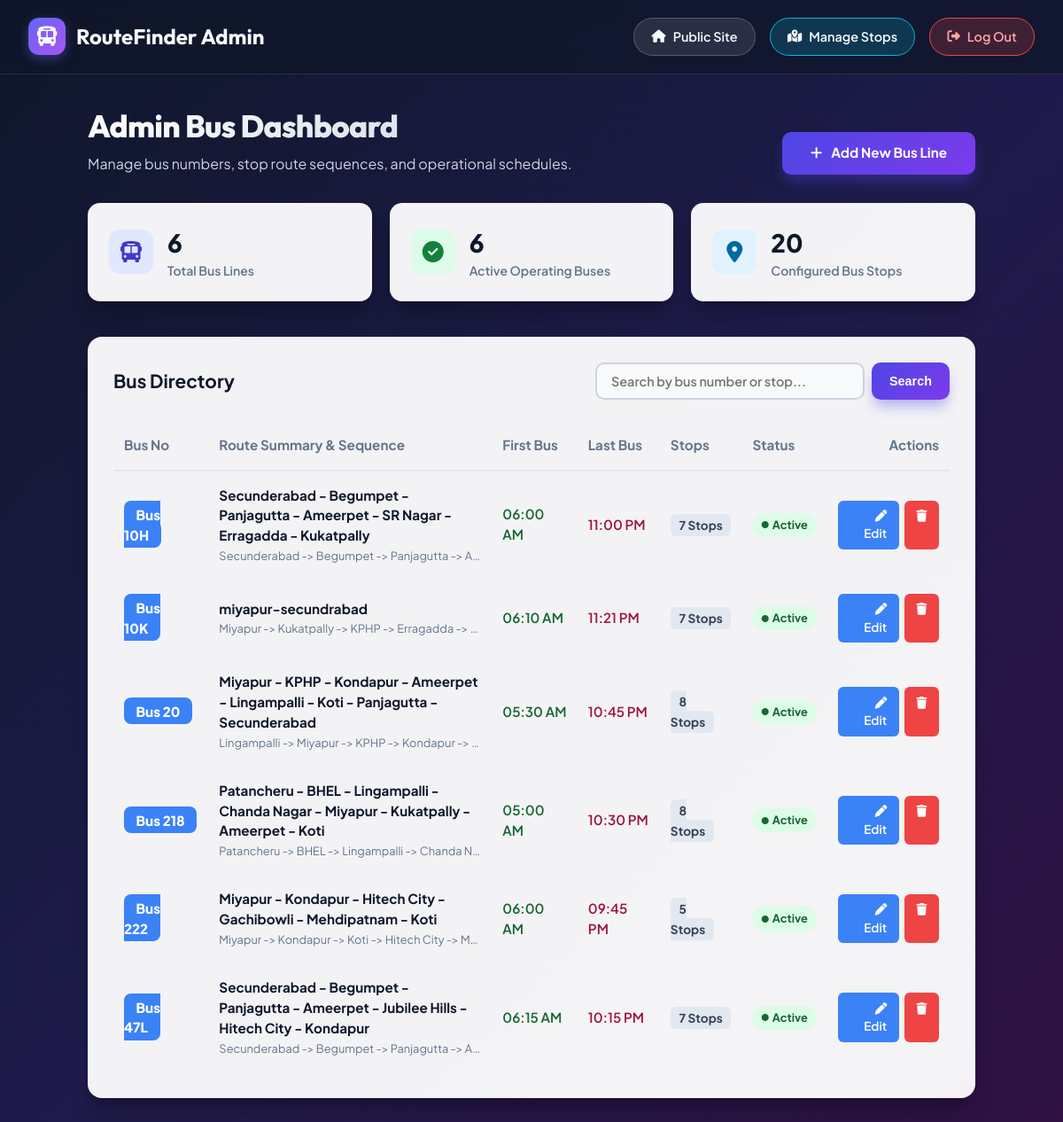
The page /dashboard/ (signed in) on the database its author committed.
### bus_finder/models.py (models this page shows, shortened)
class Bus(models.Model):
    bus_number = models.CharField(max_length=50, unique=True, help_text="Bus Number (e.g. 20, 10H, 218)")
    route_name = models.CharField(max_length=200, help_text="Short route summary (e.g. Miyapur to Secunderabad)")
    first_bus_time = models.TimeField(help_text="Time of first bus service (e.g. 05:30:00)")
    last_bus_time = models.TimeField(help_text="Time of last bus service (e.g. 22:45:00)")
    is_active = models.BooleanField(default=True, help_text="Is this bus service currently operating?")
    created_at = models.DateTimeField(auto_now_add=True)
    class Meta:
        verbose_name_plural = "Buses"
        ordering = ['bus_number']
    def get_stops_sequence(self):
        return list(self.bus_stops.select_related('stop').order_by('stop_order'))
    def get_route_display(self):
        stops = self.get_stops_sequence()
        return " -> ".join([bs.stop.name for bs in stops])
    def get_formatted_first_bus(self):
        return self.first_bus_time.strftime("%I:%M %p") if self.first_bus_time else ""
    def get_formatted_last_bus(self):
        return self.last_bus_time.strftime("%I:%M %p") if self.last_bus_time else ""

class BusStop(models.Model):
    bus = models.ForeignKey(Bus, related_name='bus_stops', on_delete=models.CASCADE)
    stop = models.ForeignKey(Stop, related_name='stop_buses', on_delete=models.CASCADE)
    stop_order = models.PositiveIntegerField(help_text="Sequence index of the stop on this route (1, 2, 3...)")
    class Meta:
        ordering = ['stop_order']
        unique_together = ('bus', 'stop')

class Stop(models.Model):
    name = models.CharField(max_length=100, unique=True, help_text="Name of the bus stop (e.g. Ameerpet)")
    code = models.CharField(max_length=20, blank=True, null=True, help_text="Optional short code (e.g. AMP)")
    created_at = models.DateTimeField(auto_now_add=True)
    class Meta:
        ordering = ['name']

### bus_finder/views.py (the view)
# urls.py: path('dashboard/', views.admin_dashboard, name='admin_dashboard'),
@login_required(login_url='bus_finder:admin_login')
def admin_dashboard(request):
    search_query = request.GET.get('q', '').strip()
    buses = Bus.objects.all().prefetch_related('bus_stops__stop')
    if search_query:
        buses = buses.filter(
            Q(bus_number__icontains=search_query) |
            Q(route_name__icontains=search_query) |
            Q(bus_stops__stop__name__icontains=search_query)
        ).distinct()
    total_buses = Bus.objects.count()
    active_buses = Bus.objects.filter(is_active=True).count()
    total_stops = Stop.objects.count()
    context = {
        'buses': buses,
        'search_query': search_query,
        'total_buses': total_buses,
        'active_buses': active_buses,
        'total_stops': total_stops,
    }
    return render(request, 'bus_finder/admin_dashboard.html', context)

### bus_finder/templates/bus_finder/admin_dashboard.html (shortened to what this page needs)
{% load static %}
<!DOCTYPE html>
<html lang="en">
<head>
    <link rel="stylesheet" href="{% static 'bus_finder/css/style.css' %}">
    <link rel="stylesheet" href="https://cdnjs.cloudflare.com/ajax/libs/font-awesome/6.4.0/css/all.min.css">
</head>
<body>
    <header class="navbar">
        <a href="{% url 'bus_finder:home' %}" class="brand">
            <div class="brand-icon">
                <i class="fa-solid fa-bus"></i>
            </div>
            <span>RouteFinder Admin</span>
        </a>
        <div class="nav-links">
            <a href="{% url 'bus_finder:home' %}" class="btn-admin">
                <i class="fa-solid fa-house"></i> Public Site
            </a>
            <a href="{% url 'bus_finder:stop_manage' %}" class="btn-admin" style="background: rgba(6, 182, 212, 0.2); border-color: #06b6d4;">
                <i class="fa-solid fa-map-location-dot"></i> Manage Stops
            </a>
            <a href="{% url 'bus_finder:admin_logout' %}" class="btn-admin" style="background: rgba(239, 68, 68, 0.2); border-color: #ef4444; color: #fca5a5;">
                <i class="fa-solid fa-right-from-bracket"></i> Log Out
            </a>
        </div>
    </header>
    <main class="container">
        <section style="display: flex; justify-content: space-between; align-items: center; flex-wrap: wrap; gap: 1rem; margin-bottom: 2rem;">
            <div>
                <h1 class="hero-title" style="text-align: left; font-size: 2.2rem; margin: 0;">Admin Bus Dashboard</h1>
                <p style="color: #cbd5e1; margin-top: 4px;">Manage bus numbers, stop route sequences, and operational schedules.</p>
            </div>
            <a href="{% url 'bus_finder:bus_add' %}" class="btn-search" style="height: 48px; font-size: 0.95rem; text-decoration: none;">
                <i class="fa-solid fa-plus"></i> Add New Bus Line
            </a>
        </section>
        <div style="display: grid; grid-template-columns: repeat(auto-fit, minmax(220px, 1fr)); gap: 1.25rem; margin-bottom: 2.5rem;">
            <div style="background: var(--card-bg); padding: 1.5rem; border-radius: 14px; box-shadow: var(--card-shadow); display: flex; align-items: center; gap: 1rem;">
                <div style="width: 50px; height: 50px; background: #e0e7ff; color: #4338ca; border-radius: 12px; display: flex; align-items: center; justify-content: center; font-size: 1.5rem;">
                    <i class="fa-solid fa-bus"></i>
                </div>
                <div>
                    <div style="font-size: 1.75rem; font-weight: 800; color: #0f172a;">{{ total_buses }}</div>
                    <div style="font-size: 0.88rem; color: #64748b; font-weight: 600;">Total Bus Lines</div>
                </div>
            </div>
            <div style="background: var(--card-bg); padding: 1.5rem; border-radius: 14px; box-shadow: var(--card-shadow); display: flex; align-items: center; gap: 1rem;">
                <div style="width: 50px; height: 50px; background: #dcfce7; color: #15803d; border-radius: 12px; display: flex; align-items: center; justify-content: center; font-size: 1.5rem;">
                    <i class="fa-solid fa-circle-check"></i>
                </div>
                <div>
                    <div style="font-size: 1.75rem; font-weight: 800; color: #0f172a;">{{ active_buses }}</div>
                    <div style="font-size: 0.88rem; color: #64748b; font-weight: 600;">Active Operating Buses</div>
                </div>
            </div>
            <div style="background: var(--card-bg); padding: 1.5rem; border-radius: 14px; box-shadow: var(--card-shadow); display: flex; align-items: center; gap: 1rem;">
                <div style="width: 50px; height: 50px; background: #e0f2fe; color: #0369a1; border-radius: 12px; display: flex; align-items: center; justify-content: center; font-size: 1.5rem;">
                    <i class="fa-solid fa-location-dot"></i>
                </div>
                <div>
                    <div style="font-size: 1.75rem; font-weight: 800; color: #0f172a;">{{ total_stops }}</div>
                    <div style="font-size: 0.88rem; color: #64748b; font-weight: 600;">Configured Bus Stops</div>
                </div>
            </div>
        </div>
        <section class="search-card" style="padding: 1.75rem;">
            <div style="display: flex; justify-content: space-between; align-items: center; flex-wrap: wrap; gap: 1rem; margin-bottom: 1.5rem;">
                <h3 style="font-size: 1.3rem; font-weight: 700; color: #0f172a;">Bus Directory</h3>
                <form action="{% url 'bus_finder:admin_dashboard' %}" method="GET" style="display: flex; gap: 0.5rem; width: 100%; max-width: 400px;">
                    <input type="text" name="q" value="{{ search_query }}" placeholder="Search by bus number or stop..." class="form-select" style="padding: 0.6rem 1rem; font-size: 0.9rem;">
                    <button type="submit" class="btn-search" style="height: 42px; padding: 0 1.25rem; font-size: 0.9rem;">Search</button>
                </form>
            </div>
            <div style="overflow-x: auto;">
                <table style="width: 100%; border-collapse: collapse; text-align: left; font-size: 0.95rem;">
                    <thead>
                        <tr style="border-bottom: 2px solid #e2e8f0; color: #64748b; font-weight: 700;">
                            <th style="padding: 1rem 0.75rem;">Bus No</th>
                            <th style="padding: 1rem 0.75rem;">Route Summary & Sequence</th>
                            <th style="padding: 1rem 0.75rem;">First Bus</th>
                            <th style="padding: 1rem 0.75rem;">Last Bus</th>
                            <th style="padding: 1rem 0.75rem;">Stops</th>
                            <th style="padding: 1rem 0.75rem;">Status</th>
                            <th style="padding: 1rem 0.75rem; text-align: right;">Actions</th>
                        </tr>
                    </thead>
                    <tbody>
                        {% for bus in buses %}
                            <tr style="border-bottom: 1px solid #f1f5f9; transition: background 0.15s ease;" onmouseover="this.style.background='#f8fafc'" onmouseout="this.style.background='transparent'">
                                <td style="padding: 1rem 0.75rem; font-weight: 800;">
                                    <span style="background: #3b82f6; color: #fff; padding: 0.35rem 0.85rem; border-radius: 8px; font-size: 0.95rem;">
                                        Bus {{ bus.bus_number }}
                                    </span>
                                </td>
                                <td style="padding: 1rem 0.75rem; max-width: 320px;">
                                    <div style="font-weight: 700; color: #0f172a; margin-bottom: 2px;">{{ bus.route_name }}</div>
                                    <div style="font-size: 0.8rem; color: #64748b; overflow: hidden; text-overflow: ellipsis; white-space: nowrap;">
                                        {{ bus.get_route_display }}
                                    </div>
                                </td>
                                <td style="padding: 1rem 0.75rem; font-weight: 600; color: #166534;">
                                    {{ bus.get_formatted_first_bus|default:"N/A" }}
                                </td>
                                <td style="padding: 1rem 0.75rem; font-weight: 600; color: #9f1239;">
                                    {{ bus.get_formatted_last_bus|default:"N/A" }}
                                </td>
                                <td style="padding: 1rem 0.75rem;">
                                    <span style="background: #e2e8f0; color: #334155; padding: 0.25rem 0.6rem; border-radius: 6px; font-weight: 700; font-size: 0.85rem;">
                                        {{ bus.get_stops_sequence|length }} Stops
                                    </span>
                                </td>
                                <td style="padding: 1rem 0.75rem;">
                                    {% if bus.is_active %}
                                        <span style="background: #dcfce7; color: #166534; padding: 0.25rem 0.65rem; border-radius: 20px; font-weight: 700; font-size: 0.8rem; display: inline-flex; align-items: center; gap: 4px;">
                                            <i class="fa-solid fa-circle" style="font-size: 0.5rem;"></i> Active
                                        </span>
                                    {% else %}
                                        <span style="background: #f1f5f9; color: #64748b; padding: 0.25rem 0.65rem; border-radius: 20px; font-weight: 700; font-size: 0.8rem;">
                                            Inactive
                                        </span>
                                    {% endif %}
                                </td>
                                <td style="padding: 1rem 0.75rem; text-align: right;">
                                    <div style="display: flex; gap: 6px; justify-content: flex-end;">
                                        <a href="{% url 'bus_finder:bus_edit' bus.id %}" style="background: #3b82f6; color: #fff; padding: 0.45rem 0.85rem; border-radius: 6px; text-decoration: none; font-weight: 600; font-size: 0.85rem;" title="Edit Bus">
                                            <i class="fa-solid fa-pen"></i> Edit
                                        </a>
                                        <a href="{% url 'bus_finder:bus_delete' bus.id %}" onclick="return confirm('Are you sure you want to delete Bus {{ bus.bus_number }}?');" style="background: #ef4444; color: #fff; padding: 0.45rem 0.85rem; border-radius: 6px; text-decoration: none; font-weight: 600; font-size: 0.85rem;" title="Delete Bus">
                                            <i class="fa-solid fa-trash"></i>
                                        </a>
                                    </div>
                                </td>
                            </tr>
                        {% endfor %}
                    </tbody>
                </table>
            </div>
        </section>
    </main>
</body>
</html>

### bus_finder/static/bus_finder/css/style.css (style rules this page uses)
:root { --primary: #4f46e5; --primary-hover: #4338ca; --secondary: #06b6d4; --accent: #f59e0b; --bg-gradient: linear-gradient(135deg, #0f172a 0%, #1e1b4b 50%, #311042 100%); --card-bg: rgba(255, 255, 255, 0.95); --card-shadow: 0 20px 25px -5px rgba(0, 0, 0, 0.2), 0 10px 10px -5px rgba(0, 0, 0, 0.1); --text-dark: #0f172a; --text-muted: #64748b; --text-light: #f8fafc; --border-color: #e2e8f0; --radius-lg: 16px; --radius-md: 10px; }
* { margin: 0; padding: 0; box-sizing: border-box; }
body { font-family: 'Plus Jakarta Sans', sans-serif; background: var(--bg-gradient); min-height: 100vh; color: var(--text-dark); line-height: 1.5; padding-bottom: 60px; }
.navbar { display: flex; justify-content: space-between; align-items: center; padding: 1.25rem 2rem; background: rgba(15, 23, 42, 0.75); backdrop-filter: blur(12px); border-bottom: 1px solid rgba(255, 255, 255, 0.1); position: sticky; top: 0; z-index: 100; }
.brand { display: flex; align-items: center; gap: 12px; color: var(--text-light); font-family: 'Outfit', sans-serif; font-size: 1.5rem; font-weight: 700; text-decoration: none; }
.brand-icon { background: linear-gradient(135deg, #6366f1, #a855f7); width: 42px; height: 42px; border-radius: 12px; display: flex; align-items: center; justify-content: center; font-size: 1.4rem; box-shadow: 0 4px 12px rgba(99, 102, 241, 0.4); }
.nav-links { display: flex; gap: 1rem; }
.btn-admin { background: rgba(255, 255, 255, 0.1); color: var(--text-light); padding: 0.6rem 1.2rem; border-radius: 30px; text-decoration: none; font-weight: 600; font-size: 0.9rem; border: 1px solid rgba(255, 255, 255, 0.2); transition: all 0.2s ease; display: flex; align-items: center; gap: 8px; }
.container { max-width: 1050px; margin: 0 auto; padding: 2rem 1.5rem; }
.hero-title { font-family: 'Outfit', sans-serif; font-size: 2.75rem; font-weight: 800; letter-spacing: -0.02em; margin-bottom: 0.5rem; background: linear-gradient(135deg, #ffffff 0%, #cbd5e1 100%); -webkit-background-clip: text; -webkit-text-fill-color: transparent; }
.search-card { background: var(--card-bg); border-radius: var(--radius-lg); padding: 2.25rem; box-shadow: var(--card-shadow); border: 1px solid rgba(255, 255, 255, 0.3); margin-bottom: 3rem; }
.form-select { width: 100%; padding: 0.85rem 1rem; border-radius: var(--radius-md); border: 2px solid #cbd5e1; font-family: inherit; font-size: 1rem; font-weight: 600; color: #0f172a; background-color: #f8fafc; appearance: none; outline: none; transition: all 0.2s ease; cursor: pointer; }
.btn-search { background: linear-gradient(135deg, #4f46e5 0%, #7c3aed 100%); color: #fff; font-weight: 700; font-size: 1.05rem; padding: 0.85rem 2rem; border-radius: var(--radius-md); border: none; cursor: pointer; display: flex; align-items: center; justify-content: center; gap: 10px; box-shadow: 0 10px 15px -3px rgba(79, 70, 229, 0.4); transition: all 0.2s ease; align-self: flex-end; height: 52px; }

### rows shown on the page
Bus: bus_number "10H", route_name "Secunderabad - Begumpet - Panjagutta - Ameerpet - SR Nagar - Erragadda - Kukatpally", route "Secunderabad -> Begumpet -> Panjagutta -> A…", get_formatted_first_bus "06:00 AM", get_formatted_last_bus "11:00 PM", get_stops_sequence|length "7", is_active True (drawn)
Bus: bus_number "10K", route_name "miyapur-secundrabad", route "Miyapur -> Kukatpally -> KPHP -> Erragadda ->…", get_formatted_first_bus "06:10 AM", get_formatted_last_bus "11:21 PM", get_stops_sequence|length "7", is_active True (drawn)
Bus: bus_number "20", route_name "Miyapur - KPHP - Kondapur - Ameerpet - Lingampalli - Koti - Panjagutta - Secunderabad", route "Lingampalli -> Miyapur -> KPHP -> Kondapur ->…", get_formatted_first_bus "05:30 AM", get_formatted_last_bus "10:45 PM", get_stops_sequence|length "8", is_active True (drawn)
Bus: bus_number "218", route_name "Patancheru - BHEL - Lingampalli - Chanda Nagar - Miyapur - Kukatpally - Ameerpet - Koti", route "Patancheru -> BHEL -> Lingampalli -> Chanda N…", get_formatted_first_bus "05:00 AM", get_formatted_last_bus "10:30 PM", get_stops_sequence|length "8", is_active True (drawn)
Bus: bus_number "222", route_name "Miyapur - Kondapur - Hitech City - Gachibowli - Mehdipatnam - Koti", route "Miyapur -> Kondapur -> Koti -> Hitech City -> M…", get_formatted_first_bus "06:00 AM", get_formatted_last_bus "09:45 PM", get_stops_sequence|length "5", is_active True (drawn)
Bus: bus_number "47L", route_name "Secunderabad - Begumpet - Panjagutta - Ameerpet - Jubilee Hills - Hitech City - Kondapur", route "Secunderabad -> Begumpet -> Panjagutta -> A…", get_formatted_first_bus "06:15 AM", get_formatted_last_bus "10:15 PM", get_stops_sequence|length "7", is_active True (drawn)

### other values the page prints
{{ total_buses }} "6"
{{ active_buses }} "6"
{{ total_stops }} "20"
